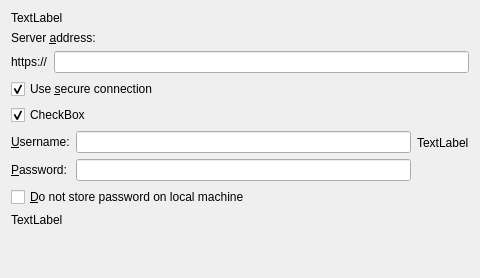
<?xml version="1.0" encoding="UTF-8"?>
<ui version="4.0">
 <class>OwncloudSetupPage</class>
 <widget class="QWidget" name="OwncloudSetupPage">
  <property name="geometry">
   <rect>
    <x>0</x>
    <y>0</y>
    <width>480</width>
    <height>278</height>
   </rect>
  </property>
  <property name="windowTitle">
   <string>Form</string>
  </property>
  <layout class="QGridLayout" name="gridLayout">
   <item row="1" column="0">
    <widget class="QLabel" name="serverAddressLabel">
     <property name="text">
      <string>Server &amp;address:</string>
     </property>
     <property name="buddy">
      <cstring>leUrl</cstring>
     </property>
    </widget>
   </item>
   <item row="0" column="0" colspan="2">
    <widget class="QLabel" name="topLabel">
     <property name="sizePolicy">
      <sizepolicy hsizetype="Preferred" vsizetype="Fixed">
       <horstretch>0</horstretch>
       <verstretch>0</verstretch>
      </sizepolicy>
     </property>
     <property name="text">
      <string>TextLabel</string>
     </property>
     <property name="textFormat">
      <enum>Qt::RichText</enum>
     </property>
    </widget>
   </item>
   <item row="3" column="0" colspan="2">
    <layout class="QHBoxLayout" name="horizontalLayout_2">
     <item>
      <layout class="QVBoxLayout" name="verticalLayout">
       <item>
        <widget class="QCheckBox" name="cbSecureConnect">
         <property name="text">
          <string>Use &amp;secure connection</string>
         </property>
         <property name="checked">
          <bool>true</bool>
         </property>
        </widget>
       </item>
       <item>
        <widget class="QCheckBox" name="cbConnectOC">
         <property name="enabled">
          <bool>true</bool>
         </property>
         <property name="text">
          <string>CheckBox</string>
         </property>
         <property name="checkable">
          <bool>true</bool>
         </property>
         <property name="checked">
          <bool>true</bool>
         </property>
        </widget>
       </item>
       <item>
        <layout class="QFormLayout" name="formLayout">
         <item row="0" column="0">
          <widget class="QLabel" name="label_2">
           <property name="text">
            <string>&amp;Username:</string>
           </property>
           <property name="buddy">
            <cstring>leUsername</cstring>
           </property>
          </widget>
         </item>
         <item row="0" column="1">
          <widget class="QLineEdit" name="leUsername">
           <property name="toolTip">
            <string>Enter the ownCloud username.</string>
           </property>
          </widget>
         </item>
         <item row="1" column="0">
          <widget class="QLabel" name="label_4">
           <property name="text">
            <string>&amp;Password:</string>
           </property>
           <property name="buddy">
            <cstring>lePassword</cstring>
           </property>
          </widget>
         </item>
         <item row="1" column="1">
          <widget class="QLineEdit" name="lePassword">
           <property name="toolTip">
            <string>Enter the ownCloud password.</string>
           </property>
           <property name="text">
            <string/>
           </property>
           <property name="echoMode">
            <enum>QLineEdit::Password</enum>
           </property>
          </widget>
         </item>
        </layout>
       </item>
       <item>
        <widget class="QCheckBox" name="cbNoPasswordStore">
         <property name="toolTip">
          <string>Do not allow the local storage of the password.</string>
         </property>
         <property name="text">
          <string>&amp;Do not store password on local machine</string>
         </property>
        </widget>
       </item>
      </layout>
     </item>
     <item>
      <widget class="QLabel" name="sideLabel">
       <property name="text">
        <string>TextLabel</string>
       </property>
      </widget>
     </item>
    </layout>
   </item>
   <item row="2" column="0" colspan="2">
    <layout class="QHBoxLayout" name="horizontalLayout">
     <item>
      <widget class="QLabel" name="protocolLabel">
       <property name="text">
        <string>https://</string>
       </property>
      </widget>
     </item>
     <item>
      <widget class="QLineEdit" name="leUrl">
       <property name="toolTip">
        <string>Enter the url of the ownCloud you want to connect to (without http or https).</string>
       </property>
      </widget>
     </item>
    </layout>
   </item>
   <item row="4" column="0" colspan="2">
    <widget class="QLabel" name="bottomLabel">
     <property name="text">
      <string>TextLabel</string>
     </property>
     <property name="textFormat">
      <enum>Qt::RichText</enum>
     </property>
    </widget>
   </item>
   <item row="5" column="1">
    <spacer name="verticalSpacer">
     <property name="orientation">
      <enum>Qt::Vertical</enum>
     </property>
     <property name="sizeHint" stdset="0">
      <size>
       <width>344</width>
       <height>1</height>
      </size>
     </property>
    </spacer>
   </item>
  </layout>
 </widget>
 <tabstops>
  <tabstop>leUrl</tabstop>
  <tabstop>cbSecureConnect</tabstop>
  <tabstop>cbConnectOC</tabstop>
  <tabstop>leUsername</tabstop>
  <tabstop>lePassword</tabstop>
  <tabstop>cbNoPasswordStore</tabstop>
 </tabstops>
 <resources/>
 <connections/>
</ui>
